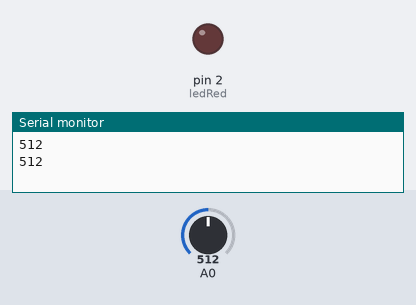
The sketch below on a simulated Arduino Uno, built with avr-gcc and run on an emulated ATmega328P. Shown: output pins drawn as LEDs (lit = HIGH), the last lines printed to the serial monitor. The inputs (shaded band) are chosen by the test bench; at power-on: A0 = 512.

Above: at 1.8 s.
1.9 s: A0 set to 212
3.4 s: A0 set to 184
At 4.9 s:
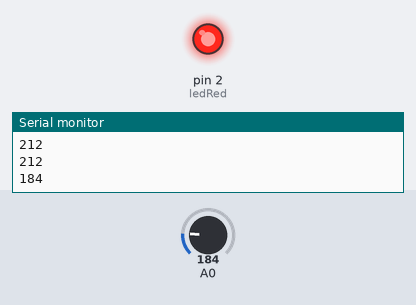
5.5 s: A0 set to 210
At 6.4 s:
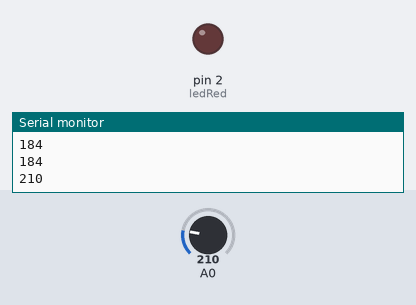
7.5 s: A0 set to 190
At 9.2 s:
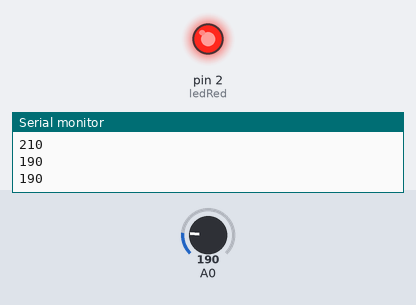
Timing chart, 0 to 10.5 s (numbered marks = the images above; inputs shaded):
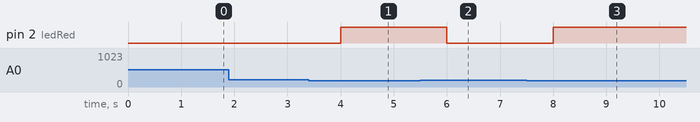

The sketch:

code.ino
```cpp
int ledRed = 2;

void setup() {
  Serial.begin(9600);
  pinMode(ledRed, OUTPUT);
  digitalWrite(ledRed, HIGH);
}

void loop() {
  int lightValue = analogRead(A0);
  Serial.println(lightValue);

  if (lightValue < 200)
  {
    digitalWrite(ledRed, HIGH);
  }

  else
  {
    digitalWrite(ledRed, LOW);
  }

  delay(1000);
}
```

Measured:
- the behaviour switches between 200 and 199 on A0 (found by bisection; images 0 and 1)
- after the input at 3.4 s, pin 2 (ledRed): LOW → HIGH after 0.60 s
- after the input at 5.5 s, pin 2 (ledRed): HIGH → LOW after 0.50 s
- after the input at 7.5 s, pin 2 (ledRed): LOW → HIGH after 0.50 s
